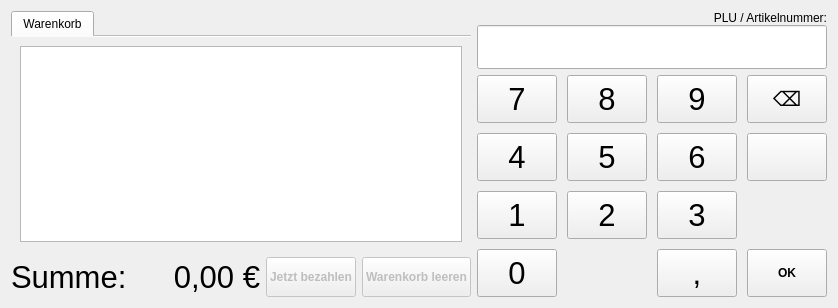
        <widget class="QWidget" name="page_basket">
         <property name="enabled">
          <bool>true</bool>
         </property>
         <layout class="QHBoxLayout" name="horizontalLayout_8">
          <item>
           <layout class="QHBoxLayout" name="horizontalLayout" stretch="5,2">
            <item>
             <layout class="QVBoxLayout" name="verticalLayout">
              <item>
               <widget class="QTabWidget" name="tabOrders">
                <property name="currentIndex">
                 <number>0</number>
                </property>
                <property name="documentMode">
                 <bool>true</bool>
                </property>
                <widget class="QWidget" name="tab">
                 <attribute name="title">
                  <string>Warenkorb</string>
                 </attribute>
                 <layout class="QHBoxLayout" name="horizontalLayout_11">
                  <item>
                   <widget class="QTableView" name="table_order">
                    <property name="font">
                     <font>
                      <pointsize>13</pointsize>
                     </font>
                    </property>
                    <property name="focusPolicy">
                     <enum>Qt::NoFocus</enum>
                    </property>
                    <property name="styleSheet">
                     <string notr="true">QScrollBar:vertical {
    width: 40px;
}</string>
                    </property>
                    <property name="horizontalScrollBarPolicy">
                     <enum>Qt::ScrollBarAlwaysOff</enum>
                    </property>
                    <property name="editTriggers">
                     <set>QAbstractItemView::NoEditTriggers</set>
                    </property>
                    <property name="alternatingRowColors">
                     <bool>true</bool>
                    </property>
                    <property name="selectionMode">
                     <enum>QAbstractItemView::SingleSelection</enum>
                    </property>
                    <property name="selectionBehavior">
                     <enum>QAbstractItemView::SelectRows</enum>
                    </property>
                    <attribute name="horizontalHeaderHighlightSections">
                     <bool>true</bool>
                    </attribute>
                   </widget>
                  </item>
                 </layout>
                </widget>
               </widget>
              </item>
              <item>
               <layout class="QHBoxLayout" name="horizontalLayout_2" stretch="0,0,0,0">
                <item>
                 <widget class="QLabel" name="labelSumme">
                  <property name="font">
                   <font>
                    <pointsize>23</pointsize>
                   </font>
                  </property>
                  <property name="text">
                   <string>Summe:</string>
                  </property>
                 </widget>
                </item>
                <item>
                 <spacer name="horizontalSpacer">
                  <property name="orientation">
                   <enum>Qt::Horizontal</enum>
                  </property>
                  <property name="sizeHint" stdset="0">
                   <size>
                    <width>40</width>
                    <height>20</height>
                   </size>
                  </property>
                 </spacer>
                </item>
                <item>
                 <widget class="QLabel" name="summe">
                  <property name="font">
                   <font>
                    <pointsize>23</pointsize>
                   </font>
                  </property>
                  <property name="text">
                   <string>0,00 €</string>
                  </property>
                  <property name="alignment">
                   <set>Qt::AlignRight|Qt::AlignTrailing|Qt::AlignVCenter</set>
                  </property>
                 </widget>
                </item>
                <item>
                 <widget class="QPushButton" name="pushButton_payup">
                  <property name="enabled">
                   <bool>false</bool>
                  </property>
                  <property name="minimumSize">
                   <size>
                    <width>0</width>
                    <height>40</height>
                   </size>
                  </property>
                  <property name="font">
                   <font>
                    <weight>75</weight>
                    <bold>true</bold>
                   </font>
                  </property>
                  <property name="text">
                   <string>Jetzt bezahlen</string>
                  </property>
                  <property name="flat">
                   <bool>false</bool>
                  </property>
                 </widget>
                </item>
                <item>
                 <widget class="QPushButton" name="resetBtn">
                  <property name="enabled">
                   <bool>false</bool>
                  </property>
                  <property name="minimumSize">
                   <size>
                    <width>0</width>
                    <height>40</height>
                   </size>
                  </property>
                  <property name="font">
                   <font>
                    <weight>75</weight>
                    <bold>true</bold>
                   </font>
                  </property>
                  <property name="text">
                   <string>Warenkorb leeren</string>
                  </property>
                 </widget>
                </item>
               </layout>
              </item>
             </layout>
            </item>
            <item>
             <layout class="QVBoxLayout" name="verticalLayout_2">
              <property name="spacing">
               <number>6</number>
              </property>
              <item>
               <layout class="QVBoxLayout" name="verticalLayout_6">
                <property name="spacing">
                 <number>0</number>
                </property>
                <item>
                 <layout class="QHBoxLayout" name="horizontalLayout_3">
                  <item>
                   <widget class="QLabel" name="label_unit">
                    <property name="text">
                     <string>PLU / Artikelnummer:</string>
                    </property>
                    <property name="alignment">
                     <set>Qt::AlignRight|Qt::AlignTrailing|Qt::AlignVCenter</set>
                    </property>
                   </widget>
                  </item>
                 </layout>
                </item>
                <item>
                 <widget class="QLineEdit" name="lineEdit">
                  <property name="font">
                   <font>
                    <pointsize>24</pointsize>
                   </font>
                  </property>
                  <property name="focusPolicy">
                   <enum>Qt::StrongFocus</enum>
                  </property>
                  <property name="layoutDirection">
                   <enum>Qt::RightToLeft</enum>
                  </property>
                  <property name="alignment">
                   <set>Qt::AlignRight|Qt::AlignTrailing|Qt::AlignVCenter</set>
                  </property>
                 </widget>
                </item>
               </layout>
              </item>
              <item>
               <layout class="QGridLayout" name="gridLayout">
                <property name="spacing">
                 <number>10</number>
                </property>
                <item row="1" column="1">
                 <widget class="QPushButton" name="pushButton_5">
                  <property name="sizePolicy">
                   <sizepolicy hsizetype="Expanding" vsizetype="Expanding">
                    <horstretch>0</horstretch>
                    <verstretch>0</verstretch>
                   </sizepolicy>
                  </property>
                  <property name="font">
                   <font>
                    <pointsize>23</pointsize>
                   </font>
                  </property>
                  <property name="focusPolicy">
                   <enum>Qt::NoFocus</enum>
                  </property>
                  <property name="text">
                   <string>5</string>
                  </property>
                 </widget>
                </item>
                <item row="3" column="3">
                 <widget class="QPushButton" name="pushButton_OK">
                  <property name="sizePolicy">
                   <sizepolicy hsizetype="Expanding" vsizetype="Expanding">
                    <horstretch>0</horstretch>
                    <verstretch>0</verstretch>
                   </sizepolicy>
                  </property>
                  <property name="font">
                   <font>
                    <weight>75</weight>
                    <bold>true</bold>
                   </font>
                  </property>
                  <property name="focusPolicy">
                   <enum>Qt::NoFocus</enum>
                  </property>
                  <property name="text">
                   <string>OK</string>
                  </property>
                  <property name="icon">
                   <iconset theme="action-okay">
                    <normaloff/>
                   </iconset>
                  </property>
                 </widget>
                </item>
                <item row="2" column="2">
                 <widget class="QPushButton" name="pushButton_3">
                  <property name="sizePolicy">
                   <sizepolicy hsizetype="Expanding" vsizetype="Expanding">
                    <horstretch>0</horstretch>
                    <verstretch>0</verstretch>
                   </sizepolicy>
                  </property>
                  <property name="font">
                   <font>
                    <pointsize>23</pointsize>
                   </font>
                  </property>
                  <property name="focusPolicy">
                   <enum>Qt::NoFocus</enum>
                  </property>
                  <property name="text">
                   <string>3</string>
                  </property>
                 </widget>
                </item>
                <item row="0" column="0">
                 <widget class="QPushButton" name="pushButton_7">
                  <property name="sizePolicy">
                   <sizepolicy hsizetype="Expanding" vsizetype="Expanding">
                    <horstretch>0</horstretch>
                    <verstretch>0</verstretch>
                   </sizepolicy>
                  </property>
                  <property name="font">
                   <font>
                    <pointsize>23</pointsize>
                   </font>
                  </property>
                  <property name="focusPolicy">
                   <enum>Qt::NoFocus</enum>
                  </property>
                  <property name="autoFillBackground">
                   <bool>false</bool>
                  </property>
                  <property name="text">
                   <string>7</string>
                  </property>
                 </widget>
                </item>
                <item row="0" column="3">
                 <widget class="QPushButton" name="pushButton_backspace">
                  <property name="sizePolicy">
                   <sizepolicy hsizetype="Expanding" vsizetype="Expanding">
                    <horstretch>0</horstretch>
                    <verstretch>0</verstretch>
                   </sizepolicy>
                  </property>
                  <property name="font">
                   <font>
                    <pointsize>15</pointsize>
                   </font>
                  </property>
                  <property name="focusPolicy">
                   <enum>Qt::NoFocus</enum>
                  </property>
                  <property name="text">
                   <string>⌫</string>
                  </property>
                 </widget>
                </item>
                <item row="2" column="0">
                 <widget class="QPushButton" name="pushButton_1">
                  <property name="sizePolicy">
                   <sizepolicy hsizetype="Expanding" vsizetype="Expanding">
                    <horstretch>0</horstretch>
                    <verstretch>0</verstretch>
                   </sizepolicy>
                  </property>
                  <property name="font">
                   <font>
                    <pointsize>23</pointsize>
                   </font>
                  </property>
                  <property name="focusPolicy">
                   <enum>Qt::NoFocus</enum>
                  </property>
                  <property name="text">
                   <string>1</string>
                  </property>
                 </widget>
                </item>
                <item row="0" column="2">
                 <widget class="QPushButton" name="pushButton_9">
                  <property name="sizePolicy">
                   <sizepolicy hsizetype="Expanding" vsizetype="Expanding">
                    <horstretch>0</horstretch>
                    <verstretch>0</verstretch>
                   </sizepolicy>
                  </property>
                  <property name="font">
                   <font>
                    <pointsize>23</pointsize>
                   </font>
                  </property>
                  <property name="focusPolicy">
                   <enum>Qt::NoFocus</enum>
                  </property>
                  <property name="text">
                   <string>9</string>
                  </property>
                 </widget>
                </item>
                <item row="2" column="1">
                 <widget class="QPushButton" name="pushButton_2">
                  <property name="sizePolicy">
                   <sizepolicy hsizetype="Expanding" vsizetype="Expanding">
                    <horstretch>0</horstretch>
                    <verstretch>0</verstretch>
                   </sizepolicy>
                  </property>
                  <property name="font">
                   <font>
                    <pointsize>23</pointsize>
                   </font>
                  </property>
                  <property name="focusPolicy">
                   <enum>Qt::NoFocus</enum>
                  </property>
                  <property name="text">
                   <string>2</string>
                  </property>
                 </widget>
                </item>
                <item row="3" column="0">
                 <widget class="QPushButton" name="pushButton_0">
                  <property name="sizePolicy">
                   <sizepolicy hsizetype="Expanding" vsizetype="Expanding">
                    <horstretch>0</horstretch>
                    <verstretch>0</verstretch>
                   </sizepolicy>
                  </property>
                  <property name="font">
                   <font>
                    <pointsize>23</pointsize>
                   </font>
                  </property>
                  <property name="focusPolicy">
                   <enum>Qt::NoFocus</enum>
                  </property>
                  <property name="text">
                   <string>0</string>
                  </property>
                 </widget>
                </item>
                <item row="1" column="2">
                 <widget class="QPushButton" name="pushButton_6">
                  <property name="sizePolicy">
                   <sizepolicy hsizetype="Expanding" vsizetype="Expanding">
                    <horstretch>0</horstretch>
                    <verstretch>0</verstretch>
                   </sizepolicy>
                  </property>
                  <property name="font">
                   <font>
                    <pointsize>23</pointsize>
                   </font>
                  </property>
                  <property name="focusPolicy">
                   <enum>Qt::NoFocus</enum>
                  </property>
                  <property name="text">
                   <string>6</string>
                  </property>
                 </widget>
                </item>
                <item row="0" column="1">
                 <widget class="QPushButton" name="pushButton_8">
                  <property name="sizePolicy">
                   <sizepolicy hsizetype="Expanding" vsizetype="Expanding">
                    <horstretch>0</horstretch>
                    <verstretch>0</verstretch>
                   </sizepolicy>
                  </property>
                  <property name="font">
                   <font>
                    <pointsize>23</pointsize>
                   </font>
                  </property>
                  <property name="focusPolicy">
                   <enum>Qt::NoFocus</enum>
                  </property>
                  <property name="text">
                   <string>8</string>
                  </property>
                 </widget>
                </item>
                <item row="1" column="0">
                 <widget class="QPushButton" name="pushButton_4">
                  <property name="sizePolicy">
                   <sizepolicy hsizetype="Expanding" vsizetype="Expanding">
                    <horstretch>0</horstretch>
                    <verstretch>0</verstretch>
                   </sizepolicy>
                  </property>
                  <property name="font">
                   <font>
                    <pointsize>23</pointsize>
                   </font>
                  </property>
                  <property name="focusPolicy">
                   <enum>Qt::NoFocus</enum>
                  </property>
                  <property name="text">
                   <string>4</string>
                  </property>
                 </widget>
                </item>
                <item row="1" column="3">
                 <widget class="QPushButton" name="pushButton_delete">
                  <property name="sizePolicy">
                   <sizepolicy hsizetype="Expanding" vsizetype="Expanding">
                    <horstretch>0</horstretch>
                    <verstretch>0</verstretch>
                   </sizepolicy>
                  </property>
                  <property name="focusPolicy">
                   <enum>Qt::NoFocus</enum>
                  </property>
                  <property name="text">
                   <string/>
                  </property>
                  <property name="icon">
                   <iconset resource="icons.qrc">
                    <normaloff>:/icons/icons/trashcan.png</normaloff>:/icons/icons/trashcan.png</iconset>
                  </property>
                  <property name="iconSize">
                   <size>
                    <width>32</width>
                    <height>32</height>
                   </size>
                  </property>
                 </widget>
                </item>
                <item row="3" column="2">
                 <widget class="QPushButton" name="pushButton_decimal_point">
                  <property name="sizePolicy">
                   <sizepolicy hsizetype="Expanding" vsizetype="Expanding">
                    <horstretch>0</horstretch>
                    <verstretch>0</verstretch>
                   </sizepolicy>
                  </property>
                  <property name="font">
                   <font>
                    <pointsize>23</pointsize>
                   </font>
                  </property>
                  <property name="focusPolicy">
                   <enum>Qt::NoFocus</enum>
                  </property>
                  <property name="text">
                   <string>,</string>
                  </property>
                 </widget>
                </item>
               </layout>
              </item>
             </layout>
            </item>
           </layout>
          </item>
         </layout>
        </widget>
